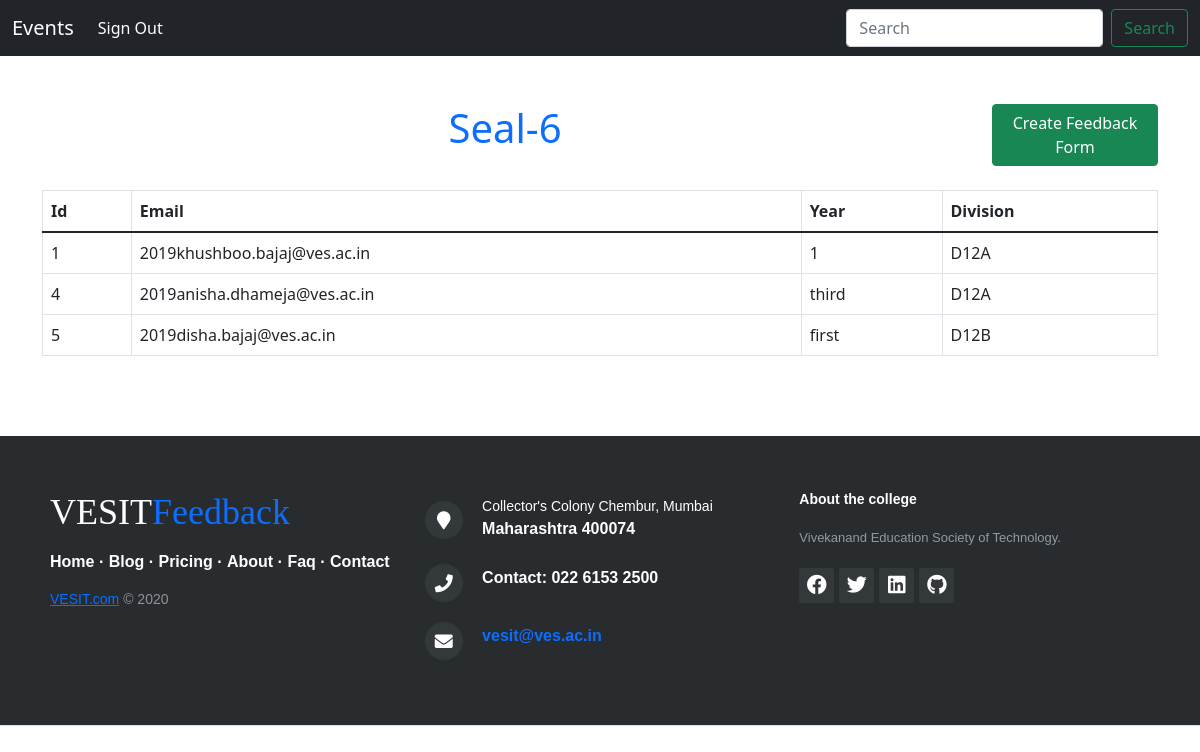
Page /events/details/seal-6 on the committed database.
### events/models.py (models this page shows, shortened)
class Event(models.Model):
    slug = models.SlugField(default="", editable=False, max_length=500, unique=True)
    event_name = models.CharField(max_length=256)
    start_date = models.DateField()
    end_date = models.DateField()
    event_time = models.TimeField()
    first_year = models.BooleanField()
    second_year = models.BooleanField()
    third_year = models.BooleanField()
    fourth_year = models.BooleanField()
    upload_image = models.ImageField(upload_to="events/images", default="")
    users = models.ManyToManyField(auth_models.User)

### accounts/models.py (models this page shows)
class User(auth_models.AbstractUser):
    year = models.CharField(max_length=10)
    division = models.CharField(max_length=10)

### events/views.py (the view)
# urls.py: path('details/<str:slug>', views.details, name="details"),
def details(request, slug):
    event = event_models.Event.objects.filter(slug=slug).first()
    return render(request, 'events/details.html', context={'event': event})

### events/templates/events/details.html (shortened to what this page needs)
{% extends 'events/navbar.html' %} <br />
{% block content %}
<div class="mt-5 container">
    <div class="row">
        <span class="text-primary text-center h1 col-10">{{event.event_name}}</span>
        <span class="col">
            <a href="{% url 'feedbacks:feedback-form' event.slug %}" class="btn btn-success">Create Feedback Form</a>
        </span>
    </div>
    <br />
    <table class="table table-bordered table-stripped table-hover">
        <thead>
            <tr>
                <th scope="col">Id</th>
                <th scope="col">Email</th>
                <th scope="col">Year</th>
                <th scope="col">Division</th>
            </tr>
        </thead>
        <tbody>
            {% for student in event.users.all %}
            <tr style="cursor: pointer">
                <td>{{student.id}}</td>
                <td>{{student.email}}</td>
                <td>{{student.year}}</td>
                <td>{{student.division}}</td>
            </tr>
            {% endfor %}
        </tbody>
    </table>
</div>
{% endblock content %}

### events/static/events/style/footer.css (style rules this page uses)
body { background: #eee }

### rows in the picture
Event: event_name "Seal-6"
User: id "1", email "2019khushboo.bajaj@ves.ac.in", year "1", division "D12A"
User: id "4", email "2019anisha.dhameja@ves.ac.in", year "third", division "D12A"
User: id "5", email "2019disha.bajaj@ves.ac.in", year "first", division "D12B"
